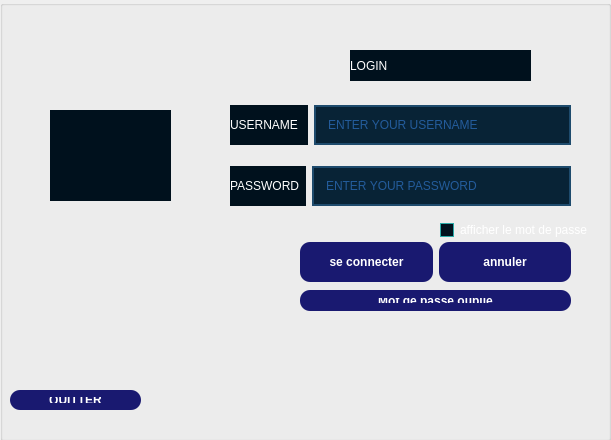
<?xml version="1.0" encoding="UTF-8"?>
<ui version="4.0">
 <class>DialogLogin</class>
 <widget class="QDialog" name="DialogLogin">
  <property name="geometry">
   <rect>
    <x>0</x>
    <y>0</y>
    <width>611</width>
    <height>440</height>
   </rect>
  </property>
  <property name="windowTitle">
   <string>Dialog</string>
  </property>
  <property name="styleSheet">
   <string notr="true">background-image: url(:/images/img/back.png);
</string>
  </property>
  <widget class="QGroupBox" name="groupBox">
   <property name="geometry">
    <rect>
     <x>0</x>
     <y>0</y>
     <width>611</width>
     <height>441</height>
    </rect>
   </property>
   <property name="styleSheet">
    <string notr="true">background: rgb(0, 0, 43);
/*-----QWidget-----*/
QWidget
{
	background-color: #00111d;
	color: #000000;
	border-color: #000000;

}


/*-----QLabel-----*/
QLabel
{
	background-color: #00111d;
	color: #717e87;
	border-color: #000000;

}


/*-----QPushButton-----*/
QPushButton
{
	background-color: #3de6af;
	color: #000000;
	border-style: solid;
	border-color: #000000;
	font-weight : bold;
	padding: 13px;

}


QPushButton::hover
{
	background-color: #3dffaf;
	color: #000000;
	border-style: solid;
	border-color: #000000;
	font-weight : bold;
	padding: 13px;

}


QPushButton::pressed
{
	background-color: #3dc8af;
	color: #000000;
	border-style: solid;
	border-color: #000000;
	font-weight : bold;
	padding: 13px;

}


/*-----QToolButton-----*/
QToolButton
{
	background-color: #00111d;
	color: #000000;
	border-style: solid;
	border-color: #000000;
	padding: 5px;

}


QToolButton::hover
{
	background-color: #00111d;
	color: #000000;
	border-style: solid;
	border-width: 1px;
	border-color: #01dcff;

}


QToolButton::pressed
{
	background-color: #01dcff;
	color: #000000;
	border-style: solid;
	border-width: 1px;
	border-color: #01dcff;

}


/*-----QLineEdit-----*/
QLineEdit
{
	background-color: #082336;
	color: #3e93ff;
	border-style: solid;
	border-width: 2px;
	border-color: #1e4b6d;
	padding: 10px;

}


QLineEdit::hover
{
	background-color: #082336;
	color: #3e93ca;
	border-style: solid;
	border-width: 2px;
	border-color: #01dcff;
	padding: 10px;

}


QLineEdit::focus
{
	
	color: #3e93ca;
	border-style: solid;
	border-width: 2px;
	border-color: #01dcff;
	padding: 10px;

}


/*-----QCheckBox-----*/
QCheckBox
{
	background-color: transparent;
	color: #717e87;
	border-color: #000000;

}


QCheckBox::indicator
{
    color: #b1b1b1;
    background-color: #00111d;
    border: 1px solid #2aaaa8;
    width: 12px;
    height: 12px;

}


QCheckBox::indicator:checked
{
    image:url(&quot;./ressources/check.png&quot;); /*To replace*/
	background-color: #1f2b2b;
    border: 1px solid #2aaaa8;

}


QCheckBox::indicator:unchecked:hover
{
    border: 1px solid #2aaaa8;

}


QCheckBox::disabled
{
	color: #656565;

}


QCheckBox::indicator:disabled
{
	background-color: #656565;
	color: #656565;
    border: 1px solid #656565;

}
QBACKGROUND { display: flex;
  justify-content: center;
  align-items: center;
  min-height: 100vh;

  background-size: cover;
  background-position: center;}

</string>
   </property>
   <property name="title">
    <string/>
   </property>
   <widget class="QCheckBox" name="checkBox_2">
    <property name="geometry">
     <rect>
      <x>440</x>
      <y>220</y>
      <width>161</width>
      <height>20</height>
     </rect>
    </property>
    <property name="styleSheet">
     <string notr="true">color: rgb(255, 255, 255);</string>
    </property>
    <property name="text">
     <string>afficher le mot de passe</string>
    </property>
   </widget>
   <widget class="QLabel" name="label_7">
    <property name="geometry">
     <rect>
      <x>350</x>
      <y>50</y>
      <width>181</width>
      <height>31</height>
     </rect>
    </property>
    <property name="styleSheet">
     <string notr="true">color: rgb(255, 255, 255);
font: 30pt &quot;Copperplate Gothic Bold&quot;;
</string>
    </property>
    <property name="text">
     <string>LOGIN</string>
    </property>
   </widget>
   <widget class="QWidget" name="layoutWidget_3">
    <property name="geometry">
     <rect>
      <x>230</x>
      <y>90</y>
      <width>341</width>
      <height>131</height>
     </rect>
    </property>
    <layout class="QVBoxLayout" name="verticalLayout_2">
     <item>
      <layout class="QHBoxLayout" name="horizontalLayout_4">
       <item>
        <widget class="QLabel" name="label_4">
         <property name="styleSheet">
          <string notr="true">color: rgb(255, 255, 255);</string>
         </property>
         <property name="text">
          <string>USERNAME   </string>
         </property>
        </widget>
       </item>
       <item>
        <widget class="QLineEdit" name="userlineEdit">
         <property name="styleSheet">
          <string notr="true">
/*-----QWidget-----*/
QWidget
{
	background-color: #00111d;
	color: #000000;
	border-color: #000000;

}


/*-----QLabel-----*/
QLabel
{
	background-color: #00111d;
	color: #717e87;
	border-color: #000000;

}


/*-----QPushButton-----*/
QPushButton
{
	background-color: #3de6af;
	color: #000000;
	border-style: solid;
	border-color: #000000;
	font-weight : bold;
	padding: 13px;

}


QPushButton::hover
{
	background-color: #3dffaf;
	color: #000000;
	border-style: solid;
	border-color: #000000;
	font-weight : bold;
	padding: 13px;

}


QPushButton::pressed
{
	background-color: #3dc8af;
	color: #000000;
	border-style: solid;
	border-color: #000000;
	font-weight : bold;
	padding: 13px;

}


/*-----QToolButton-----*/
QToolButton
{
	background-color: #00111d;
	color: #000000;
	border-style: solid;
	border-color: #000000;
	padding: 5px;

}


QToolButton::hover
{
	background-color: #00111d;
	color: #000000;
	border-style: solid;
	border-width: 1px;
	border-color: #01dcff;

}


QToolButton::pressed
{
	background-color: #01dcff;
	color: #000000;
	border-style: solid;
	border-width: 1px;
	border-color: #01dcff;

}


/*-----QLineEdit-----*/
QLineEdit
{
	background-color: #082336;
	color: #3e93ff;
	border-style: solid;
	border-width: 2px;
	border-color: #1e4b6d;
	padding: 10px;

}


QLineEdit::hover
{
	background-color: #082336;
	color: #3e93ca;
	border-style: solid;
	border-width: 2px;
	border-color: #01dcff;
	padding: 10px;

}


QLineEdit::focus
{
	
	color: #3e93ca;
	border-style: solid;
	border-width: 2px;
	border-color: #01dcff;
	padding: 10px;

}


/*-----QCheckBox-----*/
QCheckBox
{
	background-color: transparent;
	color: #717e87;
	border-color: #000000;

}


QCheckBox::indicator
{
    color: #b1b1b1;
    background-color: #00111d;
    border: 1px solid #2aaaa8;
    width: 12px;
    height: 12px;

}


QCheckBox::indicator:checked
{
    image:url(&quot;./ressources/check.png&quot;); /*To replace*/
	background-color: #1f2b2b;
    border: 1px solid #2aaaa8;

}


QCheckBox::indicator:unchecked:hover
{
    border: 1px solid #2aaaa8;

}


QCheckBox::disabled
{
	color: #656565;

}


QCheckBox::indicator:disabled
{
	background-color: #656565;
	color: #656565;
    border: 1px solid #656565;

}
QBACKGROUND { display: flex;
  justify-content: center;
  align-items: center;
  min-height: 100vh;

  background-size: cover;
  background-position: center;}

</string>
         </property>
         <property name="placeholderText">
          <string>ENTER YOUR USERNAME</string>
         </property>
        </widget>
       </item>
      </layout>
     </item>
     <item>
      <layout class="QHBoxLayout" name="horizontalLayout_5">
       <item>
        <widget class="QLabel" name="label_5">
         <property name="styleSheet">
          <string notr="true">color: rgb(255, 255, 255);</string>
         </property>
         <property name="text">
          <string>PASSWORD  </string>
         </property>
        </widget>
       </item>
       <item>
        <widget class="QLineEdit" name="passlineEdit_2">
         <property name="styleSheet">
          <string notr="true">
/*-----QWidget-----*/
QWidget
{
	background-color: #00111d;
	color: #000000;
	border-color: #000000;

}


/*-----QLabel-----*/
QLabel
{
	background-color: #00111d;
	color: #717e87;
	border-color: #000000;

}


/*-----QPushButton-----*/
QPushButton
{
	background-color: #3de6af;
	color: #000000;
	border-style: solid;
	border-color: #000000;
	font-weight : bold;
	padding: 13px;

}


QPushButton::hover
{
	background-color: #3dffaf;
	color: #000000;
	border-style: solid;
	border-color: #000000;
	font-weight : bold;
	padding: 13px;

}


QPushButton::pressed
{
	background-color: #3dc8af;
	color: #000000;
	border-style: solid;
	border-color: #000000;
	font-weight : bold;
	padding: 13px;

}


/*-----QToolButton-----*/
QToolButton
{
	background-color: #00111d;
	color: #000000;
	border-style: solid;
	border-color: #000000;
	padding: 5px;

}


QToolButton::hover
{
	background-color: #00111d;
	color: #000000;
	border-style: solid;
	border-width: 1px;
	border-color: #01dcff;

}


QToolButton::pressed
{
	background-color: #01dcff;
	color: #000000;
	border-style: solid;
	border-width: 1px;
	border-color: #01dcff;

}


/*-----QLineEdit-----*/
QLineEdit
{
	background-color: #082336;
	color: #3e93ff;
	border-style: solid;
	border-width: 2px;
	border-color: #1e4b6d;
	padding: 10px;

}


QLineEdit::hover
{
	background-color: #082336;
	color: #3e93ca;
	border-style: solid;
	border-width: 2px;
	border-color: #01dcff;
	padding: 10px;

}


QLineEdit::focus
{
	
	color: #3e93ca;
	border-style: solid;
	border-width: 2px;
	border-color: #01dcff;
	padding: 10px;

}


/*-----QCheckBox-----*/
QCheckBox
{
	background-color: transparent;
	color: #717e87;
	border-color: #000000;

}


QCheckBox::indicator
{
    color: #b1b1b1;
    background-color: #00111d;
    border: 1px solid #2aaaa8;
    width: 12px;
    height: 12px;

}


QCheckBox::indicator:checked
{
    image:url(&quot;./ressources/check.png&quot;); /*To replace*/
	background-color: #1f2b2b;
    border: 1px solid #2aaaa8;

}


QCheckBox::indicator:unchecked:hover
{
    border: 1px solid #2aaaa8;

}


QCheckBox::disabled
{
	color: #656565;

}


QCheckBox::indicator:disabled
{
	background-color: #656565;
	color: #656565;
    border: 1px solid #656565;

}
QBACKGROUND { display: flex;
  justify-content: center;
  align-items: center;
  min-height: 100vh;

  background-size: cover;
  background-position: center;}

</string>
         </property>
         <property name="echoMode">
          <enum>QLineEdit::Password</enum>
         </property>
         <property name="dragEnabled">
          <bool>false</bool>
         </property>
         <property name="readOnly">
          <bool>false</bool>
         </property>
         <property name="placeholderText">
          <string>ENTER YOUR PASSWORD </string>
         </property>
        </widget>
       </item>
      </layout>
     </item>
    </layout>
   </widget>
   <widget class="QWidget" name="layoutWidget_4">
    <property name="geometry">
     <rect>
      <x>300</x>
      <y>240</y>
      <width>271</width>
      <height>44</height>
     </rect>
    </property>
    <layout class="QHBoxLayout" name="horizontalLayout_6">
     <item>
      <widget class="QPushButton" name="loginButton">
       <property name="styleSheet">
        <string notr="true">QPushButton {
	font: 12pt &quot;Century Gothic&quot;;
    background-color: #191970; /* Couleur de fond */
    color: #fff; /* Couleur du texte */
    border: none; /* Pas de bordure */
    border-radius: 10px; /* Arrondir les coins */
}

/* Style lorsque la souris survole le bouton */
QPushButton:hover {
	color: rgb(255, 255, 255);

background:#DAA520;
border: none;
}

/* Style lorsque le bouton est enfoncé */
QPushButton:pressed {
    background-color: #b8860b; /* Couleur de fond en cas d'appui */
    border: 1px solid #446cff; /* Bordure en cas d'appui */
}

/* Style lorsque le bouton est enfoncé et coché (utilisé pour les boutons à bascule) */
QPushButton:checked {
    background-color: #3761ff; /* Couleur de fond en cas de bouton coché */
    border: 1px solid #3761ff; /* Bordure en cas de bouton coché */
}




</string>
       </property>
       <property name="text">
        <string>se connecter</string>
       </property>
      </widget>
     </item>
     <item>
      <widget class="QPushButton" name="pushButton_Quit">
       <property name="styleSheet">
        <string notr="true">QPushButton {
	font: 12pt &quot;Century Gothic&quot;;
    background-color: #191970; /* Couleur de fond */
    color: #fff; /* Couleur du texte */
    border: none; /* Pas de bordure */
    border-radius: 10px; /* Arrondir les coins */
}

/* Style lorsque la souris survole le bouton */
QPushButton:hover {
	color: rgb(255, 255, 255);

background:#DAA520;
border: none;
}

/* Style lorsque le bouton est enfoncé */
QPushButton:pressed {
    background-color: #b8860b; /* Couleur de fond en cas d'appui */
    border: 1px solid #446cff; /* Bordure en cas d'appui */
}

/* Style lorsque le bouton est enfoncé et coché (utilisé pour les boutons à bascule) */
QPushButton:checked {
    background-color: #3761ff; /* Couleur de fond en cas de bouton coché */
    border: 1px solid #3761ff; /* Bordure en cas de bouton coché */
}




</string>
       </property>
       <property name="text">
        <string>annuler</string>
       </property>
      </widget>
     </item>
    </layout>
   </widget>
   <widget class="QLabel" name="label_8">
    <property name="geometry">
     <rect>
      <x>50</x>
      <y>110</y>
      <width>121</width>
      <height>91</height>
     </rect>
    </property>
    <property name="styleSheet">
     <string notr="true">image: url(:/images/img/IMG_4507 (1).jpg);
</string>
    </property>
    <property name="text">
     <string/>
    </property>
   </widget>
   <widget class="QPushButton" name="loginButton_2">
    <property name="geometry">
     <rect>
      <x>300</x>
      <y>290</y>
      <width>271</width>
      <height>21</height>
     </rect>
    </property>
    <property name="styleSheet">
     <string notr="true">QPushButton {
	background: rgb(25, 25, 112);
	
	font: 10pt &quot;Century Gothic&quot;;
    background-color: #191970; /* Couleur de fond */
    color: #fff; /* Couleur du texte */
    border: none; /* Pas de bordure */
    border-radius: 10px; /* Arrondir les coins */
}

/* Style lorsque la souris survole le bouton */
QPushButton:hover {
	color: rgb(255, 255, 255);

background:#DAA520;
border: none;
}

/* Style lorsque le bouton est enfoncé */
QPushButton:pressed {
    background-color: #b8860b; /* Couleur de fond en cas d'appui */
    border: 1px solid #446cff; /* Bordure en cas d'appui */
}

/* Style lorsque le bouton est enfoncé et coché (utilisé pour les boutons à bascule) */
QPushButton:checked {
    background-color: #3761ff; /* Couleur de fond en cas de bouton coché */
    border: 1px solid #3761ff; /* Bordure en cas de bouton coché */
}




</string>
    </property>
    <property name="text">
     <string>Mot de passe oublié</string>
    </property>
   </widget>
   <widget class="QPushButton" name="cancelButton_2">
    <property name="geometry">
     <rect>
      <x>10</x>
      <y>390</y>
      <width>131</width>
      <height>20</height>
     </rect>
    </property>
    <property name="styleSheet">
     <string notr="true">QPushButton {
	font: 12pt &quot;Century Gothic&quot;;
    background-color: #191970; /* Couleur de fond */
    color: #fff; /* Couleur du texte */
    border: none; /* Pas de bordure */
    border-radius: 10px; /* Arrondir les coins */
}

/* Style lorsque la souris survole le bouton */
QPushButton:hover {
	color: rgb(255, 255, 255);

background:#DAA520;
border: none;
}

/* Style lorsque le bouton est enfoncé */
QPushButton:pressed {
    background-color: #b8860b; /* Couleur de fond en cas d'appui */
    border: 1px solid #446cff; /* Bordure en cas d'appui */
}

/* Style lorsque le bouton est enfoncé et coché (utilisé pour les boutons à bascule) */
QPushButton:checked {
    background-color: #3761ff; /* Couleur de fond en cas de bouton coché */
    border: 1px solid #3761ff; /* Bordure en cas de bouton coché */
}




</string>
    </property>
    <property name="text">
     <string>QUITTER</string>
    </property>
   </widget>
  </widget>
 </widget>
 <resources/>
 <connections/>
</ui>
